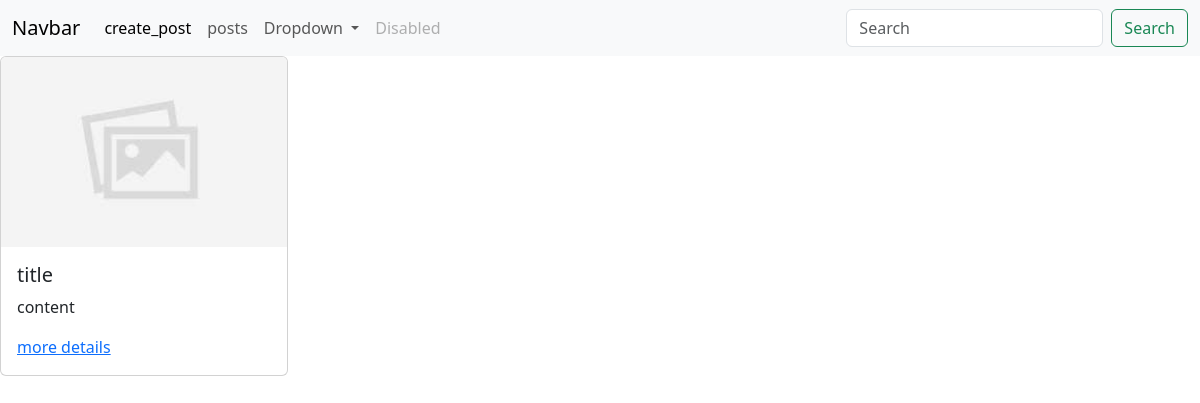
Before: /list_view/ with the older database file.
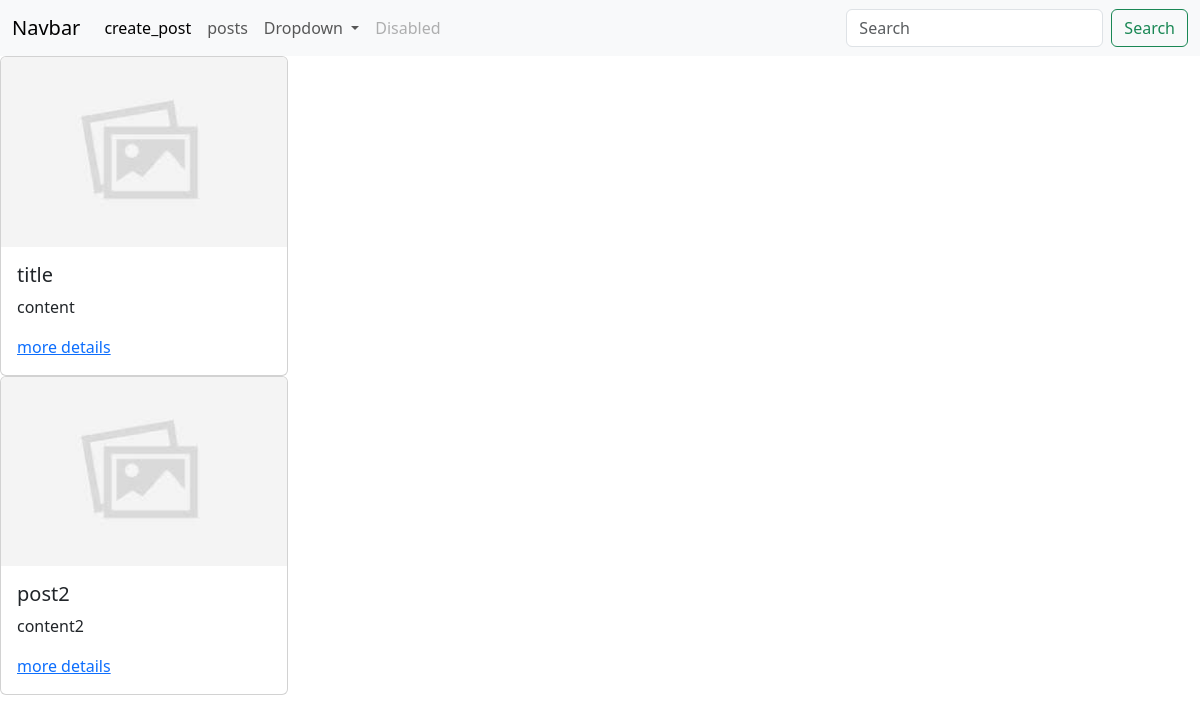
After: the same page with the newer database file.
### posts/models.py (models this page shows, shortened)
class Post(models.Model):
    category = models.ForeignKey(Category, models.CASCADE, null=True, blank=True)
    tag = models.ManyToManyField(Tag, blank=True, null=True)
    title = models.CharField(max_length=100)
    content = models.CharField(max_length=100)
    rate = models.CharField(max_length=100, null=True,blank=True)
    create_at = models.DateField(auto_now_add=True)
    update_at = models.DateField(auto_now=True)
    image = models.ImageField(null=True, blank=True)

### posts/views.py (the view)
# urls.py: path("list_view/", list_view),
def list_view(request):
    posts = Post.objects.all()
    return render(request, "posts/post_list.html", context={"posts" : posts})

### posts/templates/posts/post_list.html
{% extends 'main.html' %}
{% block content %}
{% for post in posts %}
<div class="card" style="width: 18rem;">
  {% if post.image %}
    <img src='{{post.image.url}}' class="card-img-top" alt="...">
    {% else %}
    <img src="/static/place_holder.jpg" class="card-img-top" alt="...">
    {% endif %}
    <div class="card-body">
      <h5 class="card-title">{{post.title}}</h5>
      <p class="card-text">{{post.content}}</p>
      <a href="/post_detail/{{post.id}}/" class="card-link">more details</a>
    </div>
  </div>
{% endfor %}
{% endblock %}

Changed rows visible on the page:
added Post: title "post2", content "content2"
